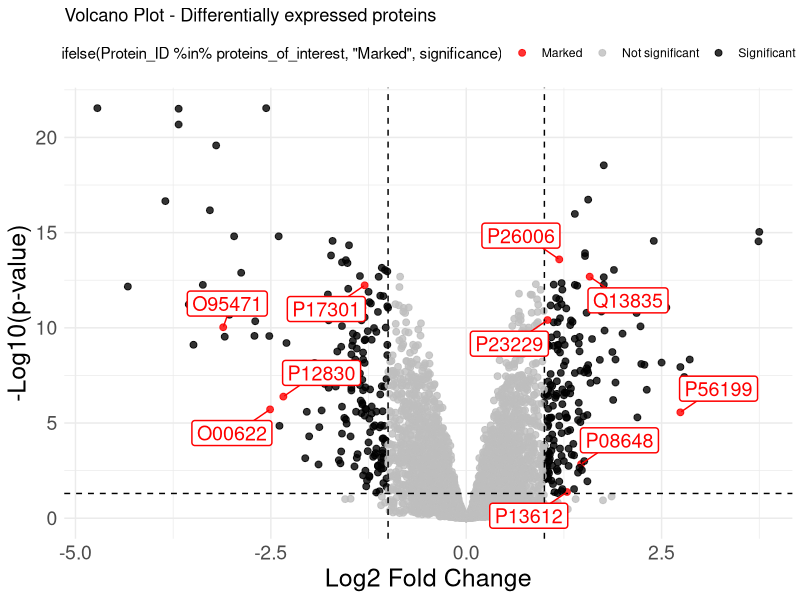

R code for this plot:
# Load the necessary libraries
library(ggplot2)
library(dplyr)
library(ggrepel)

# Upload data
report.pg_matrix <- read.csv("DE_results_human_WTvsDPP4.csv", sep = ";", header = TRUE, dec = ".", check.names = FALSE)
experiment_annotation <- read.csv("experiment_annotation_WTvsDPP4.csv", sep = ";", header = TRUE, dec = ".", check.names = FALSE)

# Filtering and processing relevant data
data_volcano <- report.pg_matrix %>%
  select(Protein_ID, log2_FC, p_adj) %>%
  filter(!is.na(log2_FC) & !is.na(p_adj)) %>% # Remove NA
  mutate(
    log_p_value = -log10(p_adj),
    significance = case_when(
      p_adj < 0.05 & abs(log2_FC) >= 1 ~ "Significant",
      TRUE ~ "Not significant")
  )

# Featured proteins
proteins_of_interest <- c("P12830", "O00622", "P56199", "P17301", "P26006", "P13612", "P08648", "P23229", "O95471", "Q13835")

# Create Volcano Plot
png("VolcanoPlot.png", width = 3000, height = 2000, res = 300)  # Export with good resolution
ggplot(data_volcano, aes(x = log2_FC, y = log_p_value)) +
  
  # Dots coloured according to condition
  geom_point(aes(color = ifelse(Protein_ID %in% proteins_of_interest, "Marked", significance)), size = 2, alpha = 0.8) +
  
  # Define custom colours
  scale_color_manual(values = c("Significant" = "black", "Not significant" = "grey", "Marked" = "red")) +
  
  # Cutting lines
  geom_vline(xintercept = c(-1, 1), linetype = "dashed", color = "black") +  
  geom_hline(yintercept = -log10(0.05), linetype = "dashed", color = "black") +  
  
  # Featured protein labels
  geom_label_repel(data = subset(data_volcano, Protein_ID %in% proteins_of_interest), 
                   aes(label = Protein_ID), 
                   size = 5, fill = "white", color = "red", label.size = 0.5, 
                   box.padding = 0.5, max.overlaps = 10) +  
  
  # Customisation of the chart
  labs(title = "Volcano Plot - Differentially expressed proteins",
       x = "Log2 Fold Change", y = "-Log10(p-value)") +
  
  theme_minimal() +   # theme_minimal is applied correctly
  theme(
    legend.position = "top",
    axis.title.x = element_text(size = 18),  # X-axis title size
    axis.title.y = element_text(size = 18),  # Y-axis title size
    axis.text.x = element_text(size = 14),   # X-axis label size
    axis.text.y = element_text(size = 14)    # Y-axis label size
  )

dev.off()
